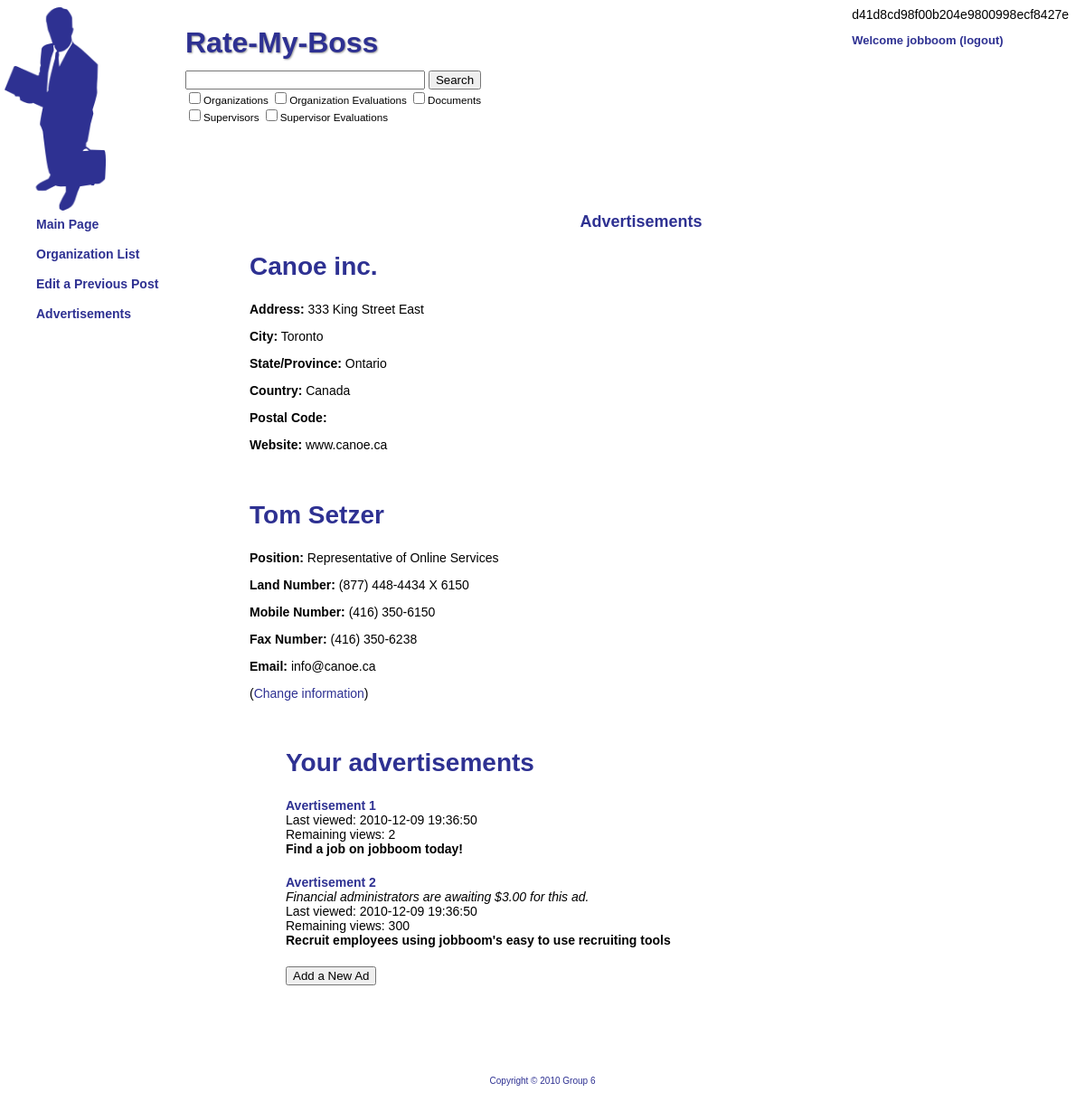
/index.php?page=advertisement (signed in), run on an earlier commit of the app's database.
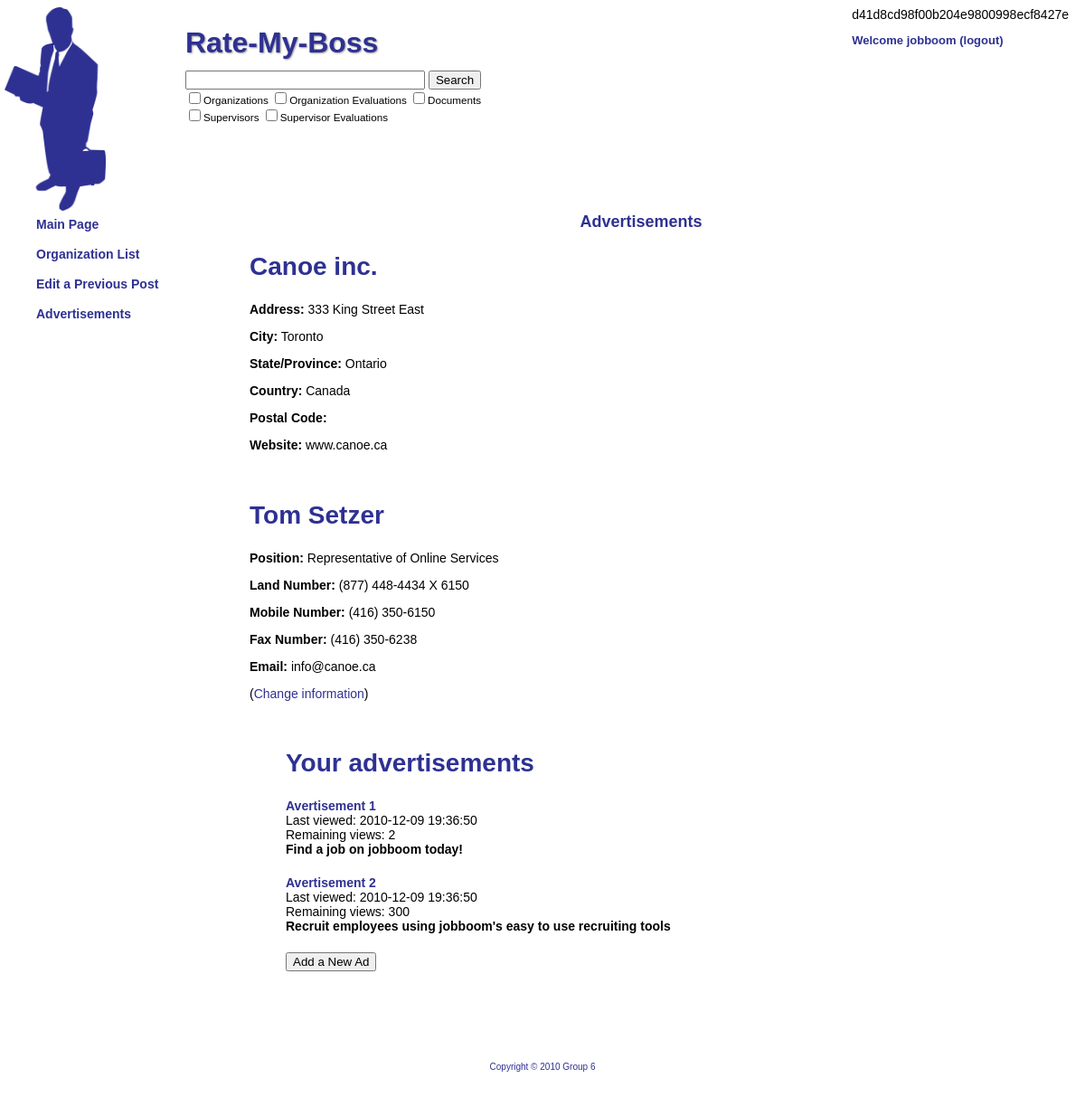
And on a later commit of the database.
### tables this page shows
create table business
(
userId INT NOT NULL,
name VARCHAR(40),
address VARCHAR(40),
city VARCHAR(40),
state VARCHAR(40),
country VARCHAR(40),
website VARCHAR(40) NOT NULL,
contactName VARCHAR(40) NOT NULL,
contactNumberLand VARCHAR(40),
contactNumberMobile VARCHAR(40),
contactNumberFax VARCHAR(40),
contactPosition VARCHAR(40),
contactEmail VARCHAR(40),
PRIMARY KEY (userId),
FOREIGN KEY (userId) REFERENCES user
);

create table ad
(
adId INT NOT NULL AUTO_INCREMENT,
userId INT NOT NULL,
content VARCHAR(600) NOT NULL,
counter INT NOT NULL,
lastView TIMESTAMP DEFAULT CURRENT_TIMESTAMP,
hits INT NOT NULL DEFAULT 0,
cost DECIMAL(10,2) NOT NULL,
isPending INT NOT NULL,
PRIMARY KEY (adId),
FOREIGN KEY (userId) REFERENCES user
);

### php/pages.php (called while the page is built, shortened)
<?php
$pageArray = array(
	"organization" => "../php/pages/organization.php",
	"evaluation" => "../php/pages/evaluation.php",
	"document" => "../php/pages/document.php",
	"supervisor" => "../php/pages/supervisor.php",
	"suggestorg" => "../php/pages/suggestorg.php",
	"suggestsuper" => "../php/pages/suggestsuper.php",
	"edit" => "../php/pages/edit.php",
	"evaluationform" => "../php/pages/evaluationform.php",
	"organizationid" => "../php/pages/organizationid.php",
	"evaluationid" => "../php/pages/evaluationid.php",
	"documentid" => "../php/pages/documentid.php",
	"supervisorid" => "../php/pages/supervisorid.php",
	"ratingform" => "../php/pages/ratingform.php"
);
switch ($usertype) {
case "agent":
	$pageArray["advertisement"] = "../php/pages/advertisement.php";
	$pageArray["advertisementid"] = "../php/pages/advertisementid.php";
	$pageArray["adform"] = "../php/pages/adform.php";
	break;
}
?>

### php/pages/advertisement.php (the view, shortened to what this page needs)
<?php
$query = sprintf("SELECT * FROM business WHERE userId=$userid");
$result = mysql_query($query);
if ($row = mysql_fetch_array($result)) {
	echo "
	<div class='main'>";
	echo "		<h1>Advertisements</h1>\n";
	echo "		<h2>$row[name]</h2>
		<p><strong>Address:</strong> $row[address] </p>
		<p><strong>City:</strong> $row[city] </p>
		<p><strong>State/Province:</strong> $row[state] </p>
		<p><strong>Country:</strong> $row[country] </p>
		<p><strong>Postal Code:</strong> $row[postalCode] </p>
		<p><strong>Website:</strong> $row[website] </p> <br />
		";
	echo "		<h2>$row[contactName]</h2>
		<p><strong>Position:</strong> $row[contactPosition] </p>
		<p><strong>Land Number:</strong> $row[contactNumberLand] </p>
		<p><strong>Mobile Number:</strong> $row[contactNumberMobile] </p>
		<p><strong>Fax Number:</strong> $row[contactNumberFax] </p>
		<p><strong>Email:</strong> $row[contactEmail] </p>
		";
	echo "<p>(<a href='index.php?page=business'>Change information</a>)</p>";
	$query = sprintf("SELECT * FROM ad WHERE userId=$userid");
	$result = mysql_query($query);
	$count = 0;
	echo "		<ul>";
	while ($row = mysql_fetch_array($result)) {
		if ($count == 0) {
			echo "<br />\n";
			echo "<h2>Your advertisements</h2>\n";
		}
		$count += 1;
		echo "		<li><strong><a href='index.php?page=advertisement&id=$row[adId]'>Avertisement $count</a></strong> <br />";
		if ($row['cost'] > 0) {
			echo " <em>Financial administrators are awaiting $$row[cost] for this ad.</em><br />";
		}
		echo "				Last viewed: $row[lastView] <br />
							Remaining views: $row[counter] <br />
							<strong>$row[content]</strong></li><br />";
	}
	echo "		<a href='index.php?page=adform'><button type='button'>Add a New Ad</button></a>\n";
	echo "
	</div>
	";
}
else {
	include "../php/pages/business.php";
}
?>

### php/header.php (shortened to what this page needs)
<!DOCTYPE html PUBLIC "-//W3C//DTD XHTML 1.0 Strict//EN"
"http://www.w3.org/TR/xhtml1/DTD/xhtml1-strict.dtd">
<html xmlns="http://www.w3.org/1999/xhtml">
<head>
	<link rel="stylesheet" href="style.css" type="text/css" />
</head>
<body>
	<div class="header">
		<img src="images/logo.png" alt="RMB Logo" height=225px/>
		<h1><a href="index.php">Rate-My-Boss</a></h1>
	</div>

### php/login.php (shortened to what this page needs)
	<div class="login">
<?php
include "../php/checklogin.php";
if ( !isset($_SESSION["username"]) ) {
	echo("		<form action='' method='post'>\n");
	echo("			<p>Username:&nbsp;&nbsp;<input class='loginbox' type='text' name='username' /></p>\n");
	echo("			<p>Password:&nbsp;&nbsp;<input class='loginbox' type='password' name='password' /></p>\n");
	echo("			<p>Remember me&nbsp;<input type='checkbox' name='remember' />\n");
	echo("			&nbsp;&nbsp;&nbsp;&nbsp;&nbsp;&nbsp;&nbsp;&nbsp;&nbsp;&nbsp;&nbsp;&nbsp;&nbsp;&nbsp;");
	echo("			<input type='submit' name='sublogin' value='Login' /></p>\n");
	echo("		</form>\n");
	switch ($_SESSION["error"]) {
	case 0:
		echo("	<p>Enter your username and password.</p>\n");
		break;
	case 1:
		echo("	<p>Error: Please enter your username.</p>\n");
		break;
	case 2:
		echo("	<p>Error: Please enter your password.</p>\n");
		break;
	case 3:
		echo("	<p>Error: This user does not exist.</p>\n");
		break;
	case 4:
		echo("	<p>Error: Incorrect password.</p>\n");
		break;
	}
}
else {
	echo("	<p>Welcome <strong>{$_SESSION['username']}</strong> (<a href='logout.php'>logout</a>)</p>\n");
}
?>
	</div>

### php/checklogin.php (shortened to what this page needs)
<?php
$password = md5($_POST["password"]);
echo $password;
if (isset($_SESSION["username"]) && isset($_SESSION["password"])) {
	$userid = $_SESSION["userid"];
}
elseif( empty($_POST["username"]) && empty($_POST["password"]) ) {
	$_SESSION["error"] = 0;
}
elseif( empty($_POST["username"]) && !empty($_POST["password"]) ) {
	$_SESSION["error"] = 1;
}
elseif( empty($_POST["password"]) && !empty($_POST["username"]) ) {
	$_SESSION["error"] = 2;
}
?>

### php/searchbox.php
<div class="search">
	<form action="index.php" method="get">
		<input type="text" name="search" size=30 /> <input type="submit" value="Search" /><br />
		<small>
		<input type="checkbox" name="stype[]" value="org" />Organizations
		<input type="checkbox" name="stype[]" value="orgEval" />Organization Evaluations
		<input type="checkbox" name="stype[]" value="doc" />Documents <br />
		<input type="checkbox" name="stype[]" value="super" />Supervisors
		<input type="checkbox" name="stype[]" value="superEval" />Supervisor Evaluations
		</small>
	</form>
</div>

### www/index.php (shortened to what this page needs)
<?php
include("../php/header.php");
include("../php/login.php");
include("../php/searchbox.php");
include("../php/pages.php");
if(isset($_GET["page"])) {
	if(array_key_exists($_GET["page"], $pageArray)) {
		if(isset($_GET["id"])) {
			include($pageArray[$_GET["page"]."id"]);
		} else {
			include($pageArray[$_GET["page"]]);
		}
	}
}
include("../php/menu.php");
include("../php/footer.php");
?>

### php/menu.php (shortened to what this page needs)
	<div class="menu">
		<ul>
<?php
print "			<li><strong><a href=index.php?>Main Page</a></strong></li>\n";
print "			<li><strong><a href=index.php?page=organization>Organization List</a></strong></li>\n";
if (isset($pageArray["register"])) {
	print "			<li><strong><a href=index.php?page=register>Register an Account</a></strong></li>\n";
}
else {
	print "			<li><strong><a href=index.php?page=edit>Edit a Previous Post</a></strong></li>\n";
}
if (isset($pageArray["advertisement"])) {
	print "			<li><strong><a href=index.php?page=advertisement>Advertisements</a></strong></li>\n";
}
?>
		</ul>
	</div>

### php/footer.php
	<div class="footer">
		<p>Copyright &copy; <?php echo date("Y")?> Group 6</p>
	</div>
</body>
</html>

### www/style.css (style rules this page uses)
body { font-family: Helvetica, Arial, sans-serif; font-size: 14px; color: #000000; }
h1 { font-size: 18px; font-weight: bold; color: #2E3192; text-align: center; }
h2 { font-size: 2em; color: #2E3192; }
strong { font-weight: bold; }
a { color: #2E3192; text-decoration: none; }
.header { position: absolute; height: 110px; left: 5px; right: 200px; z-index:-1 }
.header h1 { position: absolute; top: 0px; left: 200px; text-shadow: 1px 1px 2px #999999; font-size: 32px; font-weight: bold; color: #2E3192; font-family: inherit; }
.login { float: right; top: 0px; left: 500px; margin-right: 10px; margin-top:0px; z-index:5; }
.login p { font-size: 13px; font-weight: bold; color: #2E3192; }
.search { position: relative; top: 70px; left: 197px; z-index:2; overflow-x:hidden; }
.menu { position: absolute; top: 220px; left: 0px; line-height: 200%; font-size: 14px; color: #2E3192; }
.main { margin-top: 168px; margin-left: 268px; margin-right: 50px; }
ul { list-style: none; }
li { padding-bottom: 5px; }
.footer { font-size: 10px; text-align: center; margin-top: 100px; margin-bottom: 50px; color: #2E3192; }

What changed in the data, as far as the page shows it:
changed ad "Recruit employees using jobboom's easy to use recruiting tools": cost "3.00" → (not shown)
